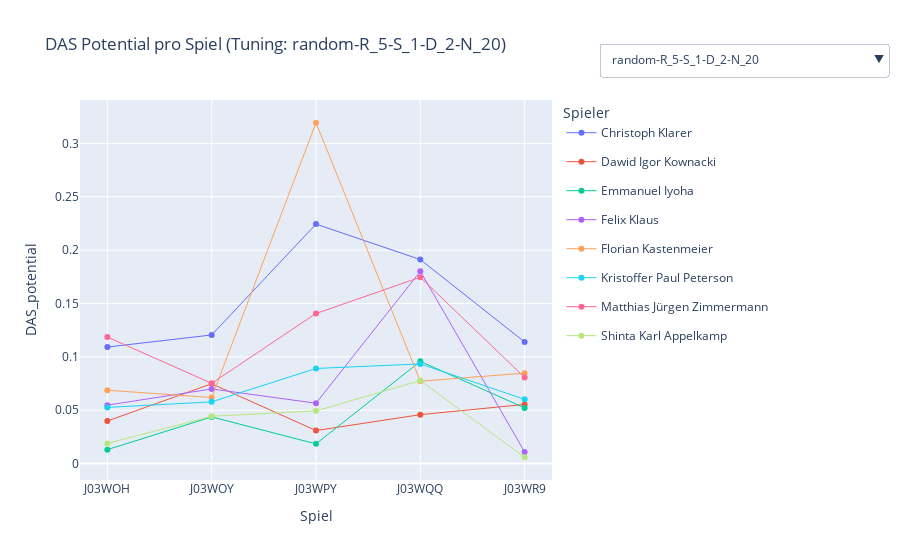
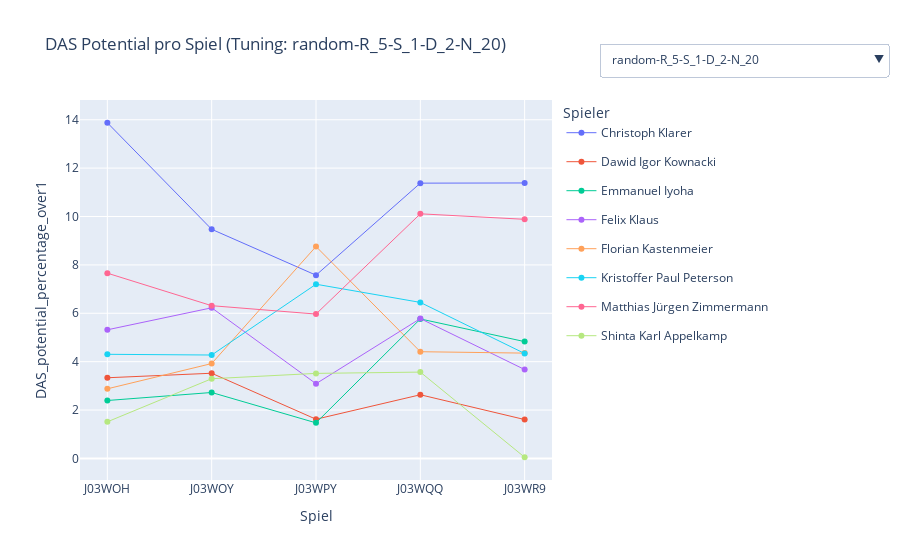
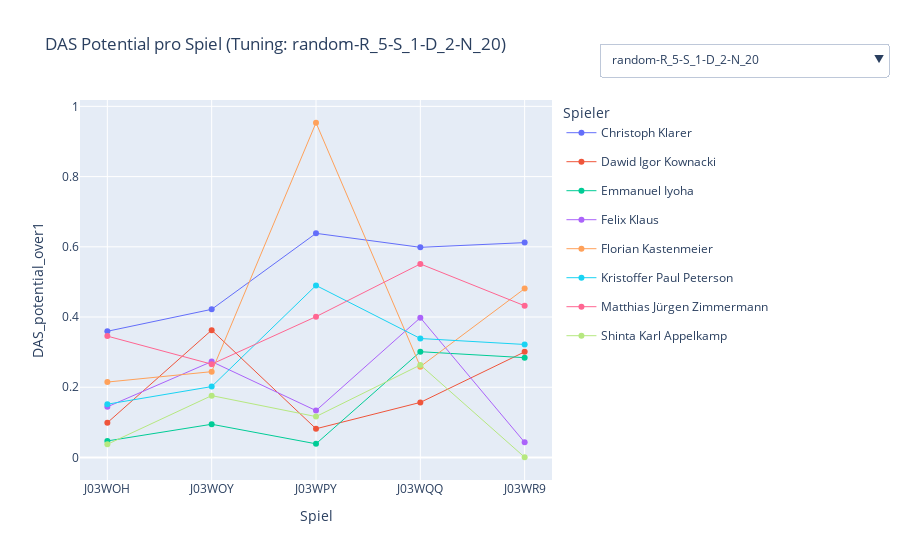

The code cell stored with these charts, in order, in its notebook:
### Code cell
# Spieler für alle Spiele
n_total_games = grouped_df_125["game_id"].nunique()
print(f"Anzahl Spiele: {n_total_games}")

all_players = add_player_names()
grouped_named = grouped_df_125.merge(all_players, on=["game_id", "player"], how="left")

games_played = grouped_named.groupby("id")["game_id"].nunique().reset_index(name="games_played")
n_max_games = games_played["games_played"].max()
all_game_players = games_played[games_played["games_played"] == min(n_max_games, n_total_games)]

fair_grouped_df = grouped_named.merge(all_game_players, on="id")

line_players(fair_grouped_df)
line_players(fair_grouped_df, metric="DAS_potential_percentage_over1")
line_players(fair_grouped_df, metric="DAS_potential_over1")

### Figure 1 — Plotly figure (JSON) as saved in the notebook; plotly's stock layout.template omitted (floating-point values rounded to 4 significant figures)
{"data": [{"customdata": [26, 143, 117, 201, 134], "hovertemplate": "Spiel: %{x}<br>DAS_potential: %{y:.3f}<br>count: %{customdata}<extra></extra>", "legendgroup": "Christoph Klarer", "line": {"width": 1}, "marker": {"size": 6}, "mode": "lines+markers", "name": "Christoph Klarer", "showlegend": true, "type": "scatter", "visible": true, "x": ["J03WOH", "J03WOY", "J03WPY", "J03WQQ", "J03WR9"], "y": [0.1092, 0.1205, 0.2244, 0.1911, 0.1139]}, {"customdata": [122, 108, 117, 149, 134], "hovertemplate": "Spiel: %{x}<br>DAS_potential: %{y:.3f}<br>count: %{customdata}<extra></extra>", "legendgroup": "Dawid Igor Kownacki", "line": {"width": 1}, "marker": {"size": 6}, "mode": "lines+markers", "name": "Dawid Igor Kownacki", "showlegend": true, "type": "scatter", "visible": true, "x": ["J03WOH", "J03WOY", "J03WPY", "J03WQQ", "J03WR9"], "y": [0.03995, 0.07481, 0.03101, 0.04587, 0.05548]}, {"customdata": [5, 35, 84, 199, 120], "hovertemplate": "Spiel: %{x}<br>DAS_potential: %{y:.3f}<br>count: %{customdata}<extra></extra>", "legendgroup": "Emmanuel Iyoha", "line": {"width": 1}, "marker": {"size": 6}, "mode": "lines+markers", "name": "Emmanuel Iyoha", "showlegend": true, "type": "scatter", "visible": true, "x": ["J03WOH", "J03WOY", "J03WPY", "J03WQQ", "J03WR9"], "y": [0.0131, 0.04375, 0.01851, 0.0958, 0.05219]}, {"customdata": [122, 133, 94, 52, 14], "hovertemplate": "Spiel: %{x}<br>DAS_potential: %{y:.3f}<br>count: %{customdata}<extra></extra>", "legendgroup": "Felix Klaus", "line": {"width": 1}, "marker": {"size": 6}, "mode": "lines+markers", "name": "Felix Klaus", "showlegend": true, "type": "scatter", "visible": true, "x": ["J03WOH", "J03WOY", "J03WPY", "J03WQQ", "J03WR9"], "y": [0.05476, 0.06995, 0.0566, 0.1802, 0.01092]}, {"customdata": [127, 143, 117, 201, 134], "hovertemplate": "Spiel: %{x}<br>DAS_potential: %{y:.3f}<br>count: %{customdata}<extra></extra>", "legendgroup": "Florian Kastenmeier", "line": {"width": 1}, "marker": {"size": 6}, "mode": "lines+markers", "name": "Florian Kastenmeier", "showlegend": true, "type": "scatter", "visible": true, "x": ["J03WOH", "J03WOY", "J03WPY", "J03WQQ", "J03WR9"], "y": [0.06876, 0.06192, 0.3194, 0.07722, 0.08475]}, {"customdata": [101, 127, 23, 149, 120], "hovertemplate": "Spiel: %{x}<br>DAS_potential: %{y:.3f}<br>count: %{customdata}<extra></extra>", "legendgroup": "Kristoffer Paul Peterson", "line": {"width": 1}, "marker": {"size": 6}, "mode": "lines+markers", "name": "Kristoffer Paul Peterson", "showlegend": true, "type": "scatter", "visible": true, "x": ["J03WOH", "J03WOY", "J03WPY", "J03WQQ", "J03WR9"], "y": [0.05267, 0.05785, 0.08914, 0.09342, 0.06023]}, {"customdata": [127, 143, 117, 201, 134], "hovertemplate": "Spiel: %{x}<br>DAS_potential: %{y:.3f}<br>count: %{customdata}<extra></extra>", "legendgroup": "Matthias Jürgen Zimmermann", "line": {"width": 1}, "marker": {"size": 6}, "mode": "lines+markers", "name": "Matthias Jürgen Zimmermann", "showlegend": true, "type": "scatter", "visible": true, "x": ["J03WOH", "J03WOY", "J03WPY", "J03WQQ", "J03WR9"], "y": [0.1186, 0.07524, 0.1406, 0.1746, 0.08066]}, {"customdata": [26, 108, 84, 170, 14], "hovertemplate": "Spiel: %{x}<br>DAS_potential: %{y:.3f}<br>count: %{customdata}<extra></extra>", "legendgroup": "Shinta Karl Appelkamp", "line": {"width": 1}, "marker": {"size": 6}, "mode": "lines+markers", "name": "Shinta Karl Appelkamp", "showlegend": true, "type": "scatter", "visible": true, "x": ["J03WOH", "J03WOY", "J03WPY", "J03WQQ", "J03WR9"], "y": [0.01892, 0.04432, 0.04942, 0.07783, 0.005968]}, {"customdata": [127, 143, 117, 201, 134], "hovertemplate": "Spiel: %{x}<br>DAS_potential: %{y:.3f}<br>count: %{customdata}<extra></extra>", "legendgroup": "Matthias Jürgen Zimmermann", "line": {"width": 1}, "marker": {"size": 6}, "mode": "lines+markers", "name": "Matthias Jürgen Zimmermann", "showlegend": false, "type": "scatter", "visible": false, "x": ["J03WOH", "J03WOY", "J03WPY", "J03WQQ", "J03WR9"], "y": [0.1383, 0.1001, 0.1747, 0.1983, 0.09504]}, {"customdata": [127, 143, 117, 201, 134], "hovertemplate": "Spiel: %{x}<br>DAS_potential: %{y:.3f}<br>count: %{customdata}<extra></extra>", "legendgroup": "Matthias Jürgen Zimmermann", "line": {"width": 1}, "marker": {"size": 6}, "mode": "lines+markers", "name": "Matthias Jürgen Zimmermann", "showlegend": false, "type": "scatter", "visible": false, "x": ["J03WOH", "J03WOY", "J03WPY", "J03WQQ", "J03WR9"], "y": [0.1383, 0.1001, 0.1747, 0.1983, 0.09504]}, {"customdata": [127, 143, 117, 201, 134], "hovertemplate": "Spiel: %{x}<br>DAS_potential: %{y:.3f}<br>count: %{customdata}<extra></extra>", "legendgroup": "Matthias Jürgen Zimmermann", "line": {"width": 1}, "marker": {"size": 6}, "mode": "lines+markers", "name": "Matthias Jürgen Zimmermann", "showlegend": false, "type": "scatter", "visible": false, "x": ["J03WOH", "J03WOY", "J03WPY", "J03WQQ", "J03WR9"], "y": [0.136, 0.09726, 0.1687, 0.1891, 0.09189]}, {"customdata": [59], "hovertemplate": "Spiel: %{x}<br>DAS_potential: %{y:.3f}<br>count: %{customdata}<extra></extra>", "legendgroup": "Matthias Jürgen Zimmermann", "line": {"width": 1}, "marker": {"size": 6}, "mode": "lines+markers", "name": "Matthias Jürgen Zimmermann", "showlegend": false, "type": "scatter", "visible": false, "x": ["J03WQQ"], "y": [0.6241]}, {"customdata": [59], "hovertemplate": "Spiel: %{x}<br>DAS_potential: %{y:.3f}<br>count: %{customdata}<extra></extra>", "legendgroup": "Matthias Jürgen Zimmermann", "line": {"width": 1}, "marker": {"size": 6}, "mode": "lines+markers", "name": "Matthias Jürgen Zimmermann", "showlegend": false, "type": "scatter", "visible": false, "x": ["J03WQQ"], "y": [0.6241]}, {"customdata": [59], "hovertemplate": "Spiel: %{x}<br>DAS_potential: %{y:.3f}<br>count: %{customdata}<extra></extra>", "legendgroup": "Matthias Jürgen Zimmermann", "line": {"width": 1}, "marker": {"size": 6}, "mode": "lines+markers", "name": "Matthias Jürgen Zimmermann", "showlegend": false, "type": "scatter", "visible": false, "x": ["J03WQQ"], "y": [0.4973]}, {"customdata": [59], "hovertemplate": "Spiel: %{x}<br>DAS_potential: %{y:.3f}<br>count: %{customdata}<extra></extra>", "legendgroup": "Matthias Jürgen Zimmermann", "line": {"width": 1}, "marker": {"size": 6}, "mode": "lines+markers", "name": "Matthias Jürgen Zimmermann", "showlegend": false, "type": "scatter", "visible": false, "x": ["J03WQQ"], "y": [0.6037]}], "layout": {"hovermode": "closest", "legend": {"title": {"text": "Spieler"}}, "title": {"text": "DAS Potential pro Spiel (Tuning: random-R_5-S_1-D_2-N_20)"}, "updatemenus": [{"active": 0, "buttons": [{"args": [{"visible": [true, true, true, true, true, true, true, true, false, false, false, false, false, false, false]}, {"title": "DAS Potential pro Spiel (Tuning: random-R_5-S_1-D_2-N_20)"}], "label": "random-R_5-S_1-D_2-N_20", "method": "update"}, {"args": [{"visible": [false, false, false, false, false, false, false, false, true, false, false, false, false, false, false]}, {"title": "DAS Potential pro Spiel (Tuning: all_positions-R_5-S_1-D_2-N_20)"}], "label": "all_positions-R_5-S_1-D_2-N_20", "method": "update"}, {"args": [{"visible": [false, false, false, false, false, false, false, false, false, true, false, false, false, false, false]}, {"title": "DAS Potential pro Spiel (Tuning: random-R_5-S_1-D_2-N_100)"}], "label": "random-R_5-S_1-D_2-N_100", "method": "update"}, {"args": [{"visible": [false, false, false, false, false, false, false, false, false, false, true, false, false, false, false]}, {"title": "DAS Potential pro Spiel (Tuning: random-R_5-S_1-D_2-N_50)"}], "label": "random-R_5-S_1-D_2-N_50", "method": "update"}, {"args": [{"visible": [false, false, false, false, false, false, false, false, false, false, false, true, false, false, false]}, {"title": "DAS Potential pro Spiel (Tuning: all_positions_cut_1.0-R_5-S_1-D_2-N_20-C_1.0)"}], "label": "all_positions_cut_1.0-R_5-S_1-D_2-N_20-C_1.0", "method": "update"}, {"args": [{"visible": [false, false, false, false, false, false, false, false, false, false, false, false, true, false, false]}, {"title": "DAS Potential pro Spiel (Tuning: random_cut_1.0-R_5-S_1-D_2-N_100-C_1.0)"}], "label": "random_cut_1.0-R_5-S_1-D_2-N_100-C_1.0", "method": "update"}, {"args": [{"visible": [false, false, false, false, false, false, false, false, false, false, false, false, false, true, false]}, {"title": "DAS Potential pro Spiel (Tuning: random_cut_1.0-R_5-S_1-D_2-N_20-C_1.0)"}], "label": "random_cut_1.0-R_5-S_1-D_2-N_20-C_1.0", "method": "update"}, {"args": [{"visible": [false, false, false, false, false, false, false, false, false, false, false, false, false, false, true]}, {"title": "DAS Potential pro Spiel (Tuning: random_cut_1.0-R_5-S_1-D_2-N_50-C_1.0)"}], "label": "random_cut_1.0-R_5-S_1-D_2-N_50-C_1.0", "method": "update"}], "type": "dropdown", "x": 1.1, "xanchor": "left", "y": 1.15}], "xaxis": {"title": {"text": "Spiel"}}, "yaxis": {"title": {"text": "DAS_potential"}}}}

### Figure 2 — Plotly figure (JSON) as saved in the notebook; plotly's stock layout.template omitted (floating-point values rounded to 4 significant figures)
{"data": [{"customdata": [26, 143, 117, 201, 134], "hovertemplate": "Spiel: %{x}<br>DAS_potential_percentage_over1: %{y:.3f}<br>count: %{customdata}<extra></extra>", "legendgroup": "Christoph Klarer", "line": {"width": 1}, "marker": {"size": 6}, "mode": "lines+markers", "name": "Christoph Klarer", "showlegend": true, "type": "scatter", "visible": true, "x": ["J03WOH", "J03WOY", "J03WPY", "J03WQQ", "J03WR9"], "y": [13.88, 9.472, 7.575, 11.38, 11.39]}, {"customdata": [122, 108, 117, 149, 134], "hovertemplate": "Spiel: %{x}<br>DAS_potential_percentage_over1: %{y:.3f}<br>count: %{customdata}<extra></extra>", "legendgroup": "Dawid Igor Kownacki", "line": {"width": 1}, "marker": {"size": 6}, "mode": "lines+markers", "name": "Dawid Igor Kownacki", "showlegend": true, "type": "scatter", "visible": true, "x": ["J03WOH", "J03WOY", "J03WPY", "J03WQQ", "J03WR9"], "y": [3.335, 3.522, 1.621, 2.632, 1.607]}, {"customdata": [5, 35, 84, 199, 120], "hovertemplate": "Spiel: %{x}<br>DAS_potential_percentage_over1: %{y:.3f}<br>count: %{customdata}<extra></extra>", "legendgroup": "Emmanuel Iyoha", "line": {"width": 1}, "marker": {"size": 6}, "mode": "lines+markers", "name": "Emmanuel Iyoha", "showlegend": true, "type": "scatter", "visible": true, "x": ["J03WOH", "J03WOY", "J03WPY", "J03WQQ", "J03WR9"], "y": [2.395, 2.726, 1.47, 5.766, 4.829]}, {"customdata": [122, 133, 94, 52, 14], "hovertemplate": "Spiel: %{x}<br>DAS_potential_percentage_over1: %{y:.3f}<br>count: %{customdata}<extra></extra>", "legendgroup": "Felix Klaus", "line": {"width": 1}, "marker": {"size": 6}, "mode": "lines+markers", "name": "Felix Klaus", "showlegend": true, "type": "scatter", "visible": true, "x": ["J03WOH", "J03WOY", "J03WPY", "J03WQQ", "J03WR9"], "y": [5.317, 6.226, 3.088, 5.781, 3.674]}, {"customdata": [127, 143, 117, 201, 134], "hovertemplate": "Spiel: %{x}<br>DAS_potential_percentage_over1: %{y:.3f}<br>count: %{customdata}<extra></extra>", "legendgroup": "Florian Kastenmeier", "line": {"width": 1}, "marker": {"size": 6}, "mode": "lines+markers", "name": "Florian Kastenmeier", "showlegend": true, "type": "scatter", "visible": true, "x": ["J03WOH", "J03WOY", "J03WPY", "J03WQQ", "J03WR9"], "y": [2.878, 3.922, 8.76, 4.412, 4.353]}, {"customdata": [101, 127, 23, 149, 120], "hovertemplate": "Spiel: %{x}<br>DAS_potential_percentage_over1: %{y:.3f}<br>count: %{customdata}<extra></extra>", "legendgroup": "Kristoffer Paul Peterson", "line": {"width": 1}, "marker": {"size": 6}, "mode": "lines+markers", "name": "Kristoffer Paul Peterson", "showlegend": true, "type": "scatter", "visible": true, "x": ["J03WOH", "J03WOY", "J03WPY", "J03WQQ", "J03WR9"], "y": [4.305, 4.275, 7.201, 6.449, 4.338]}, {"customdata": [127, 143, 117, 201, 134], "hovertemplate": "Spiel: %{x}<br>DAS_potential_percentage_over1: %{y:.3f}<br>count: %{customdata}<extra></extra>", "legendgroup": "Matthias Jürgen Zimmermann", "line": {"width": 1}, "marker": {"size": 6}, "mode": "lines+markers", "name": "Matthias Jürgen Zimmermann", "showlegend": true, "type": "scatter", "visible": true, "x": ["J03WOH", "J03WOY", "J03WPY", "J03WQQ", "J03WR9"], "y": [7.658, 6.314, 5.968, 10.11, 9.884]}, {"customdata": [26, 108, 84, 170, 14], "hovertemplate": "Spiel: %{x}<br>DAS_potential_percentage_over1: %{y:.3f}<br>count: %{customdata}<extra></extra>", "legendgroup": "Shinta Karl Appelkamp", "line": {"width": 1}, "marker": {"size": 6}, "mode": "lines+markers", "name": "Shinta Karl Appelkamp", "showlegend": true, "type": "scatter", "visible": true, "x": ["J03WOH", "J03WOY", "J03WPY", "J03WQQ", "J03WR9"], "y": [1.514, 3.295, 3.516, 3.569, 0.04926]}, {"customdata": [127, 143, 117, 201, 134], "hovertemplate": "Spiel: %{x}<br>DAS_potential_percentage_over1: %{y:.3f}<br>count: %{customdata}<extra></extra>", "legendgroup": "Matthias Jürgen Zimmermann", "line": {"width": 1}, "marker": {"size": 6}, "mode": "lines+markers", "name": "Matthias Jürgen Zimmermann", "showlegend": false, "type": "scatter", "visible": false, "x": ["J03WOH", "J03WOY", "J03WPY", "J03WQQ", "J03WR9"], "y": [9.16, 7.788, 8.073, 11.44, 12.19]}, {"customdata": [127, 143, 117, 201, 134], "hovertemplate": "Spiel: %{x}<br>DAS_potential_percentage_over1: %{y:.3f}<br>count: %{customdata}<extra></extra>", "legendgroup": "Matthias Jürgen Zimmermann", "line": {"width": 1}, "marker": {"size": 6}, "mode": "lines+markers", "name": "Matthias Jürgen Zimmermann", "showlegend": false, "type": "scatter", "visible": false, "x": ["J03WOH", "J03WOY", "J03WPY", "J03WQQ", "J03WR9"], "y": [9.16, 7.788, 8.073, 11.44, 12.19]}, {"customdata": [127, 143, 117, 201, 134], "hovertemplate": "Spiel: %{x}<br>DAS_potential_percentage_over1: %{y:.3f}<br>count: %{customdata}<extra></extra>", "legendgroup": "Matthias Jürgen Zimmermann", "line": {"width": 1}, "marker": {"size": 6}, "mode": "lines+markers", "name": "Matthias Jürgen Zimmermann", "showlegend": false, "type": "scatter", "visible": false, "x": ["J03WOH", "J03WOY", "J03WPY", "J03WQQ", "J03WR9"], "y": [9.088, 7.489, 7.569, 10.99, 11.7]}, {"customdata": [59], "hovertemplate": "Spiel: %{x}<br>DAS_potential_percentage_over1: %{y:.3f}<br>count: %{customdata}<extra></extra>", "legendgroup": "Matthias Jürgen Zimmermann", "line": {"width": 1}, "marker": {"size": 6}, "mode": "lines+markers", "name": "Matthias Jürgen Zimmermann", "showlegend": false, "type": "scatter", "visible": false, "x": ["J03WQQ"], "y": [11.44]}, {"customdata": [59], "hovertemplate": "Spiel: %{x}<br>DAS_potential_percentage_over1: %{y:.3f}<br>count: %{customdata}<extra></extra>", "legendgroup": "Matthias Jürgen Zimmermann", "line": {"width": 1}, "marker": {"size": 6}, "mode": "lines+markers", "name": "Matthias Jürgen Zimmermann", "showlegend": false, "type": "scatter", "visible": false, "x": ["J03WQQ"], "y": [11.44]}, {"customdata": [59], "hovertemplate": "Spiel: %{x}<br>DAS_potential_percentage_over1: %{y:.3f}<br>count: %{customdata}<extra></extra>", "legendgroup": "Matthias Jürgen Zimmermann", "line": {"width": 1}, "marker": {"size": 6}, "mode": "lines+markers", "name": "Matthias Jürgen Zimmermann", "showlegend": false, "type": "scatter", "visible": false, "x": ["J03WQQ"], "y": [9.444]}, {"customdata": [59], "hovertemplate": "Spiel: %{x}<br>DAS_potential_percentage_over1: %{y:.3f}<br>count: %{customdata}<extra></extra>", "legendgroup": "Matthias Jürgen Zimmermann", "line": {"width": 1}, "marker": {"size": 6}, "mode": "lines+markers", "name": "Matthias Jürgen Zimmermann", "showlegend": false, "type": "scatter", "visible": false, "x": ["J03WQQ"], "y": [10.96]}], "layout": {"hovermode": "closest", "legend": {"title": {"text": "Spieler"}}, "title": {"text": "DAS Potential pro Spiel (Tuning: random-R_5-S_1-D_2-N_20)"}, "updatemenus": [{"active": 0, "buttons": [{"args": [{"visible": [true, true, true, true, true, true, true, true, false, false, false, false, false, false, false]}, {"title": "DAS Potential pro Spiel (Tuning: random-R_5-S_1-D_2-N_20)"}], "label": "random-R_5-S_1-D_2-N_20", "method": "update"}, {"args": [{"visible": [false, false, false, false, false, false, false, false, true, false, false, false, false, false, false]}, {"title": "DAS Potential pro Spiel (Tuning: all_positions-R_5-S_1-D_2-N_20)"}], "label": "all_positions-R_5-S_1-D_2-N_20", "method": "update"}, {"args": [{"visible": [false, false, false, false, false, false, false, false, false, true, false, false, false, false, false]}, {"title": "DAS Potential pro Spiel (Tuning: random-R_5-S_1-D_2-N_100)"}], "label": "random-R_5-S_1-D_2-N_100", "method": "update"}, {"args": [{"visible": [false, false, false, false, false, false, false, false, false, false, true, false, false, false, false]}, {"title": "DAS Potential pro Spiel (Tuning: random-R_5-S_1-D_2-N_50)"}], "label": "random-R_5-S_1-D_2-N_50", "method": "update"}, {"args": [{"visible": [false, false, false, false, false, false, false, false, false, false, false, true, false, false, false]}, {"title": "DAS Potential pro Spiel (Tuning: all_positions_cut_1.0-R_5-S_1-D_2-N_20-C_1.0)"}], "label": "all_positions_cut_1.0-R_5-S_1-D_2-N_20-C_1.0", "method": "update"}, {"args": [{"visible": [false, false, false, false, false, false, false, false, false, false, false, false, true, false, false]}, {"title": "DAS Potential pro Spiel (Tuning: random_cut_1.0-R_5-S_1-D_2-N_100-C_1.0)"}], "label": "random_cut_1.0-R_5-S_1-D_2-N_100-C_1.0", "method": "update"}, {"args": [{"visible": [false, false, false, false, false, false, false, false, false, false, false, false, false, true, false]}, {"title": "DAS Potential pro Spiel (Tuning: random_cut_1.0-R_5-S_1-D_2-N_20-C_1.0)"}], "label": "random_cut_1.0-R_5-S_1-D_2-N_20-C_1.0", "method": "update"}, {"args": [{"visible": [false, false, false, false, false, false, false, false, false, false, false, false, false, false, true]}, {"title": "DAS Potential pro Spiel (Tuning: random_cut_1.0-R_5-S_1-D_2-N_50-C_1.0)"}], "label": "random_cut_1.0-R_5-S_1-D_2-N_50-C_1.0", "method": "update"}], "type": "dropdown", "x": 1.1, "xanchor": "left", "y": 1.15}], "xaxis": {"title": {"text": "Spiel"}}, "yaxis": {"title": {"text": "DAS_potential_percentage_over1"}}}}

### Figure 3 — Plotly figure (JSON) as saved in the notebook; plotly's stock layout.template omitted (floating-point values rounded to 4 significant figures)
{"data": [{"customdata": [26, 143, 117, 201, 134], "hovertemplate": "Spiel: %{x}<br>DAS_potential_over1: %{y:.3f}<br>count: %{customdata}<extra></extra>", "legendgroup": "Christoph Klarer", "line": {"width": 1}, "marker": {"size": 6}, "mode": "lines+markers", "name": "Christoph Klarer", "showlegend": true, "type": "scatter", "visible": true, "x": ["J03WOH", "J03WOY", "J03WPY", "J03WQQ", "J03WR9"], "y": [0.3594, 0.4219, 0.6383, 0.5985, 0.6119]}, {"customdata": [122, 108, 117, 149, 134], "hovertemplate": "Spiel: %{x}<br>DAS_potential_over1: %{y:.3f}<br>count: %{customdata}<extra></extra>", "legendgroup": "Dawid Igor Kownacki", "line": {"width": 1}, "marker": {"size": 6}, "mode": "lines+markers", "name": "Dawid Igor Kownacki", "showlegend": true, "type": "scatter", "visible": true, "x": ["J03WOH", "J03WOY", "J03WPY", "J03WQQ", "J03WR9"], "y": [0.09893, 0.3627, 0.0817, 0.1568, 0.3007]}, {"customdata": [5, 35, 84, 199, 120], "hovertemplate": "Spiel: %{x}<br>DAS_potential_over1: %{y:.3f}<br>count: %{customdata}<extra></extra>", "legendgroup": "Emmanuel Iyoha", "line": {"width": 1}, "marker": {"size": 6}, "mode": "lines+markers", "name": "Emmanuel Iyoha", "showlegend": true, "type": "scatter", "visible": true, "x": ["J03WOH", "J03WOY", "J03WPY", "J03WQQ", "J03WR9"], "y": [0.04705, 0.09455, 0.03885, 0.3012, 0.2842]}, {"customdata": [122, 133, 94, 52, 14], "hovertemplate": "Spiel: %{x}<br>DAS_potential_over1: %{y:.3f}<br>count: %{customdata}<extra></extra>", "legendgroup": "Felix Klaus", "line": {"width": 1}, "marker": {"size": 6}, "mode": "lines+markers", "name": "Felix Klaus", "showlegend": true, "type": "scatter", "visible": true, "x": ["J03WOH", "J03WOY", "J03WPY", "J03WQQ", "J03WR9"], "y": [0.1442, 0.2731, 0.1335, 0.398, 0.04303]}, {"customdata": [127, 143, 117, 201, 134], "hovertemplate": "Spiel: %{x}<br>DAS_potential_over1: %{y:.3f}<br>count: %{customdata}<extra></extra>", "legendgroup": "Florian Kastenmeier", "line": {"width": 1}, "marker": {"size": 6}, "mode": "lines+markers", "name": "Florian Kastenmeier", "showlegend": true, "type": "scatter", "visible": true, "x": ["J03WOH", "J03WOY", "J03WPY", "J03WQQ", "J03WR9"], "y": [0.2147, 0.2444, 0.9533, 0.2587, 0.4809]}, {"customdata": [101, 127, 23, 149, 120], "hovertemplate": "Spiel: %{x}<br>DAS_potential_over1: %{y:.3f}<br>count: %{customdata}<extra></extra>", "legendgroup": "Kristoffer Paul Peterson", "line": {"width": 1}, "marker": {"size": 6}, "mode": "lines+markers", "name": "Kristoffer Paul Peterson", "showlegend": true, "type": "scatter", "visible": true, "x": ["J03WOH", "J03WOY", "J03WPY", "J03WQQ", "J03WR9"], "y": [0.1517, 0.2018, 0.49, 0.3388, 0.3218]}, {"customdata": [127, 143, 117, 201, 134], "hovertemplate": "Spiel: %{x}<br>DAS_potential_over1: %{y:.3f}<br>count: %{customdata}<extra></extra>", "legendgroup": "Matthias Jürgen Zimmermann", "line": {"width": 1}, "marker": {"size": 6}, "mode": "lines+markers", "name": "Matthias Jürgen Zimmermann", "showlegend": true, "type": "scatter", "visible": true, "x": ["J03WOH", "J03WOY", "J03WPY", "J03WQQ", "J03WR9"], "y": [0.3456, 0.2657, 0.401, 0.5511, 0.432]}, {"customdata": [26, 108, 84, 170, 14], "hovertemplate": "Spiel: %{x}<br>DAS_potential_over1: %{y:.3f}<br>count: %{customdata}<extra></extra>", "legendgroup": "Shinta Karl Appelkamp", "line": {"width": 1}, "marker": {"size": 6}, "mode": "lines+markers", "name": "Shinta Karl Appelkamp", "showlegend": true, "type": "scatter", "visible": true, "x": ["J03WOH", "J03WOY", "J03WPY", "J03WQQ", "J03WR9"], "y": [0.03752, 0.1761, 0.1164, 0.2635, 0.0006022]}, {"customdata": [127, 143, 117, 201, 134], "hovertemplate": "Spiel: %{x}<br>DAS_potential_over1: %{y:.3f}<br>count: %{customdata}<extra></extra>", "legendgroup": "Matthias Jürgen Zimmermann", "line": {"width": 1}, "marker": {"size": 6}, "mode": "lines+markers", "name": "Matthias Jürgen Zimmermann", "showlegend": false, "type": "scatter", "visible": false, "x": ["J03WOH", "J03WOY", "J03WPY", "J03WQQ", "J03WR9"], "y": [0.4031, 0.3522, 0.4988, 0.6241, 0.5113]}, {"customdata": [127, 143, 117, 201, 134], "hovertemplate": "Spiel: %{x}<br>DAS_potential_over1: %{y:.3f}<br>count: %{customdata}<extra></extra>", "legendgroup": "Matthias Jürgen Zimmermann", "line": {"width": 1}, "marker": {"size": 6}, "mode": "lines+markers", "name": "Matthias Jürgen Zimmermann", "showlegend": false, "type": "scatter", "visible": false, "x": ["J03WOH", "J03WOY", "J03WPY", "J03WQQ", "J03WR9"], "y": [0.4031, 0.3522, 0.4988, 0.6241, 0.5113]}, {"customdata": [127, 143, 117, 201, 134], "hovertemplate": "Spiel: %{x}<br>DAS_potential_over1: %{y:.3f}<br>count: %{customdata}<extra></extra>", "legendgroup": "Matthias Jürgen Zimmermann", "line": {"width": 1}, "marker": {"size": 6}, "mode": "lines+markers", "name": "Matthias Jürgen Zimmermann", "showlegend": false, "type": "scatter", "visible": false, "x": ["J03WOH", "J03WOY", "J03WPY", "J03WQQ", "J03WR9"], "y": [0.3979, 0.3431, 0.4813, 0.5945, 0.4958]}, {"customdata": [59], "hovertemplate": "Spiel: %{x}<br>DAS_potential_over1: %{y:.3f}<br>count: %{customdata}<extra></extra>", "legendgroup": "Matthias Jürgen Zimmermann", "line": {"width": 1}, "marker": {"size": 6}, "mode": "lines+markers", "name": "Matthias Jürgen Zimmermann", "showlegend": false, "type": "scatter", "visible": false, "x": ["J03WQQ"], "y": [0.6241]}, {"customdata": [59], "hovertemplate": "Spiel: %{x}<br>DAS_potential_over1: %{y:.3f}<br>count: %{customdata}<extra></extra>", "legendgroup": "Matthias Jürgen Zimmermann", "line": {"width": 1}, "marker": {"size": 6}, "mode": "lines+markers", "name": "Matthias Jürgen Zimmermann", "showlegend": false, "type": "scatter", "visible": false, "x": ["J03WQQ"], "y": [0.6241]}, {"customdata": [59], "hovertemplate": "Spiel: %{x}<br>DAS_potential_over1: %{y:.3f}<br>count: %{customdata}<extra></extra>", "legendgroup": "Matthias Jürgen Zimmermann", "line": {"width": 1}, "marker": {"size": 6}, "mode": "lines+markers", "name": "Matthias Jürgen Zimmermann", "showlegend": false, "type": "scatter", "visible": false, "x": ["J03WQQ"], "y": [0.4973]}, {"customdata": [59], "hovertemplate": "Spiel: %{x}<br>DAS_potential_over1: %{y:.3f}<br>count: %{customdata}<extra></extra>", "legendgroup": "Matthias Jürgen Zimmermann", "line": {"width": 1}, "marker": {"size": 6}, "mode": "lines+markers", "name": "Matthias Jürgen Zimmermann", "showlegend": false, "type": "scatter", "visible": false, "x": ["J03WQQ"], "y": [0.6037]}], "layout": {"hovermode": "closest", "legend": {"title": {"text": "Spieler"}}, "title": {"text": "DAS Potential pro Spiel (Tuning: random-R_5-S_1-D_2-N_20)"}, "updatemenus": [{"active": 0, "buttons": [{"args": [{"visible": [true, true, true, true, true, true, true, true, false, false, false, false, false, false, false]}, {"title": "DAS Potential pro Spiel (Tuning: random-R_5-S_1-D_2-N_20)"}], "label": "random-R_5-S_1-D_2-N_20", "method": "update"}, {"args": [{"visible": [false, false, false, false, false, false, false, false, true, false, false, false, false, false, false]}, {"title": "DAS Potential pro Spiel (Tuning: all_positions-R_5-S_1-D_2-N_20)"}], "label": "all_positions-R_5-S_1-D_2-N_20", "method": "update"}, {"args": [{"visible": [false, false, false, false, false, false, false, false, false, true, false, false, false, false, false]}, {"title": "DAS Potential pro Spiel (Tuning: random-R_5-S_1-D_2-N_100)"}], "label": "random-R_5-S_1-D_2-N_100", "method": "update"}, {"args": [{"visible": [false, false, false, false, false, false, false, false, false, false, true, false, false, false, false]}, {"title": "DAS Potential pro Spiel (Tuning: random-R_5-S_1-D_2-N_50)"}], "label": "random-R_5-S_1-D_2-N_50", "method": "update"}, {"args": [{"visible": [false, false, false, false, false, false, false, false, false, false, false, true, false, false, false]}, {"title": "DAS Potential pro Spiel (Tuning: all_positions_cut_1.0-R_5-S_1-D_2-N_20-C_1.0)"}], "label": "all_positions_cut_1.0-R_5-S_1-D_2-N_20-C_1.0", "method": "update"}, {"args": [{"visible": [false, false, false, false, false, false, false, false, false, false, false, false, true, false, false]}, {"title": "DAS Potential pro Spiel (Tuning: random_cut_1.0-R_5-S_1-D_2-N_100-C_1.0)"}], "label": "random_cut_1.0-R_5-S_1-D_2-N_100-C_1.0", "method": "update"}, {"args": [{"visible": [false, false, false, false, false, false, false, false, false, false, false, false, false, true, false]}, {"title": "DAS Potential pro Spiel (Tuning: random_cut_1.0-R_5-S_1-D_2-N_20-C_1.0)"}], "label": "random_cut_1.0-R_5-S_1-D_2-N_20-C_1.0", "method": "update"}, {"args": [{"visible": [false, false, false, false, false, false, false, false, false, false, false, false, false, false, true]}, {"title": "DAS Potential pro Spiel (Tuning: random_cut_1.0-R_5-S_1-D_2-N_50-C_1.0)"}], "label": "random_cut_1.0-R_5-S_1-D_2-N_50-C_1.0", "method": "update"}], "type": "dropdown", "x": 1.1, "xanchor": "left", "y": 1.15}], "xaxis": {"title": {"text": "Spiel"}}, "yaxis": {"title": {"text": "DAS_potential_over1"}}}}
